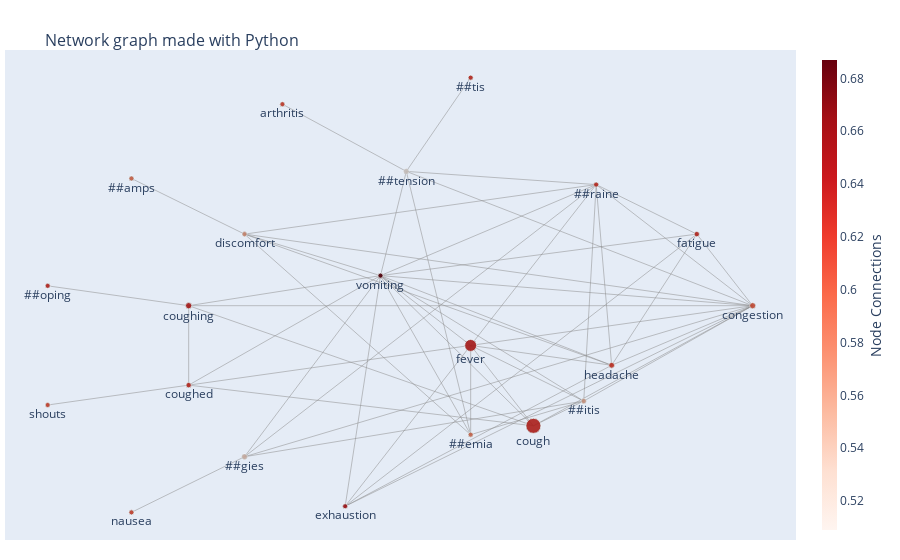

Write notebook code for a chart like this one.
### Code cell
ADR = pickle.load(open('Covid_fever_3_5_0.4.pkl','rb'))
ADR.plotGraph()

### Figure 1 — Plotly figure (JSON) as saved in the notebook; plotly's stock layout.template omitted (floating-point values rounded to 4 significant figures; data arrays with more than 128 entries replaced by an {"elided": "..."} marker saying what was removed)
{"data": [{"hoverinfo": "none", "line": {"color": "#888", "width": 0.5}, "mode": "lines", "type": "scatter", "x": {"elided": "162 float values"}, "y": {"elided": "162 float values"}}, {"marker": {"color": [], "colorscale": [[0, "rgb(255,255,217)"], [0.125, "rgb(237,248,177)"], [0.25, "rgb(199,233,180)"], [0.375, "rgb(127,205,187)"], [0.5, "rgb(65,182,196)"], [0.625, "rgb(29,145,192)"], [0.75, "rgb(34,94,168)"], [0.875, "rgb(37,52,148)"], [1, "rgb(8,29,88)"]], "line": {"width": 0}, "reversescale": true, "showscale": false, "size": [11.89, 5.159, 5, 15.0, 5.208, 5.758, 6.088, 5.33, 5.098, 5.086, 5.012, 6.271, 5.355, 5.501, 5.061, 5.061, 5.012, 5.012, 5.012, 5, 5.012]}, "mode": "markers+text", "text": ["fever", "vomiting", "##emia", "cough", "##itis", "headache", "congestion", "fatigue", "##raine", "##tension", "discomfort", "coughing", "coughed", "##gies", "exhaustion", "##tis", "arthritis", "##amps", "##oping", "shouts", "nausea"], "textposition": "bottom center", "type": "scatter", "x": [250.2, 205.3, 250.2, 281.5, 306.5, 320.4, 390.6, 362.8, 312.7, 218.2, 137.7, 109.8, 109.8, 137.7, 187.8, 250.2, 156.5, 81.36, 39.65, 39.65, 81.36], "y": [152.7, 209.0, 80.67, 87.8, 107.8, 136.7, 184.7, 242.5, 282.4, 293.1, 242.5, 184.7, 120.6, 62.89, 22.93, 368.7, 347.3, 287.4, 200.7, 104.6, 18]}, {"hoverinfo": "text", "marker": {"color": [0.636, 0.687, 0.586, 0.631, 0.554, 0.619, 0.603, 0.627, 0.624, 0.509, 0.564, 0.637, 0.626, 0.534, 0.645, 0.626, 0.614, 0.589, 0.629, 0.611, 0.61], "colorbar": {"thickness": 15, "title": {"side": "right", "text": "Node Connections"}, "xanchor": "left"}, "colorscale": [[0, "rgb(255,245,240)"], [0.125, "rgb(254,224,210)"], [0.25, "rgb(252,187,161)"], [0.375, "rgb(252,146,114)"], [0.5, "rgb(251,106,74)"], [0.625, "rgb(239,59,44)"], [0.75, "rgb(203,24,29)"], [0.875, "rgb(165,15,21)"], [1, "rgb(103,0,13)"]], "line": {"width": 1}, "reversescale": false, "showscale": true, "size": [11.89, 5.159, 5, 15.0, 5.208, 5.758, 6.088, 5.33, 5.098, 5.086, 5.012, 6.271, 5.355, 5.501, 5.061, 5.061, 5.012, 5.012, 5.012, 5, 5.012]}, "mode": "markers", "text": ["fever <br>Count : 565 <br>Score : 0.636", "vomiting <br>Count : 14 <br>Score : 0.687", "##emia <br>Count : 1 <br>Score : 0.586", "cough <br>Count : 819 <br>Score : 0.631", "##itis <br>Count : 18 <br>Score : 0.554", "headache <br>Count : 63 <br>Score : 0.619", "congestion <br>Count : 90 <br>Score : 0.603", "fatigue <br>Count : 28 <br>Score : 0.627", "##raine <br>Count : 9 <br>Score : 0.624", "##tension <br>Count : 8 <br>Score : 0.509", "discomfort <br>Count : 2 <br>Score : 0.564", "coughing <br>Count : 105 <br>Score : 0.637", "coughed <br>Count : 30 <br>Score : 0.626", "##gies <br>Count : 42 <br>Score : 0.534", "exhaustion <br>Count : 6 <br>Score : 0.645", "##tis <br>Count : 6 <br>Score : 0.626", "arthritis <br>Count : 2 <br>Score : 0.614", "##amps <br>Count : 2 <br>Score : 0.589", "##oping <br>Count : 2 <br>Score : 0.629", "shouts <br>Count : 1 <br>Score : 0.611", "nausea <br>Count : 2 <br>Score : 0.61"], "type": "scatter", "x": [250.2, 205.3, 250.2, 281.5, 306.5, 320.4, 390.6, 362.8, 312.7, 218.2, 137.7, 109.8, 109.8, 137.7, 187.8, 250.2, 156.5, 81.36, 39.65, 39.65, 81.36], "y": [152.7, 209.0, 80.67, 87.8, 107.8, 136.7, 184.7, 242.5, 282.4, 293.1, 242.5, 184.7, 120.6, 62.89, 22.93, 368.7, 347.3, 287.4, 200.7, 104.6, 18]}], "layout": {"hovermode": "closest", "margin": {"b": 20, "l": 5, "r": 5, "t": 50}, "showlegend": false, "title": {"font": {"size": 16}, "text": "<br>Network graph made with Python"}, "xaxis": {"showgrid": false, "showticklabels": false, "zeroline": false}, "yaxis": {"showgrid": false, "showticklabels": false, "zeroline": false}}}
